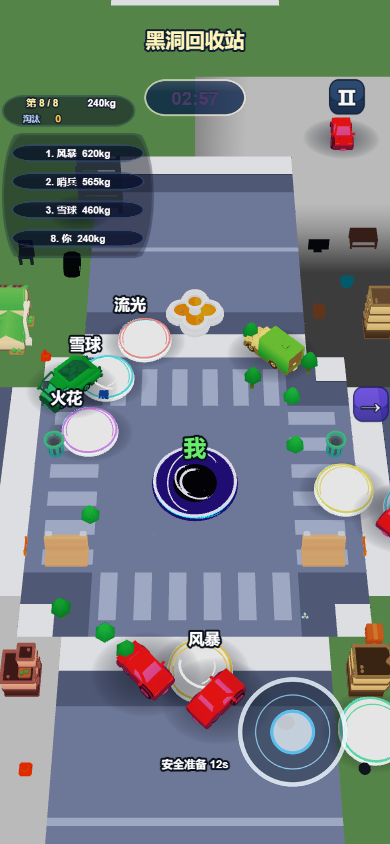
#> input picture artifacts/qa/v12/arena-before/arena-390x844.png, 390 x 844 px, found by its file name
$ python measure_arena_city_share.py
#> lines starting #> are read from the running program, lines starting #| are printed output that depends on the picture
"""Measure how much of the arena frame is CITY, not what colour buckets exist.

The first version of this classified pixels by RGB relations -- "building warm =
r>b and r-b>30" -- and reported the arena at 0.5% building. That was wrong, and a
pixel sample at y=340 shows why: the row reads #a52f60, #d91115, #46ab2b, all
clearly building and vehicle colour, while the same script counted the road's
#6d7797 as "sky blue" because it has b > r.

A second attempt that avoids colour naming altogether: the city is everything that
is NOT one of the three surfaces the arena is known to have -- asphalt road, light
paving, and grass -- and is not the sky and not a UI panel. Buildings, vehicles,
trees, pickups and the hole itself all fall out of that subtraction.

Run: python scripts/measure_arena_city_share.py [frame.png]
"""
import os
import sys

from PIL import Image

ROOT = os.path.join(os.path.dirname(os.path.abspath(__file__)), '..')
DEFAULT = os.path.join(ROOT, 'artifacts', 'qa', 'v13', 'arena', 'arena-390x844.png')

# The three ground surfaces, as measured in the frame: asphalt rgb(109,119,151),
# the paving's light band, and grass. Saturation beyond these counts as object.
ASPHALT = (109, 119, 151)


def is_sky(r, g, b):
    # Road tint is #6d7797 and paints a huge share of the mid and near bands.
    # Any "sky" test that does not exclude it reports half the frame as sky, which
    # is what the first version did -- it classified the road as sky because
    # b > r there, and the arena's mid band read 48.6% sky on a frame whose sky is
    # a thin strip above the tree line. Test the exact road tint FIRST.
    if abs(r - ASPHALT[0]) <= 22 and abs(g - ASPHALT[1]) <= 22 and abs(b - ASPHALT[2]) <= 22:
        return False
    # The lighter warm-grey variant the same material takes in shade.
    if 128 <= r <= 190 and 132 <= g <= 196 and 148 <= b <= 210 and abs(r - g) <= 14:
        return False
    return b > r + 24 and b > g + 6 and b > 150


def is_ground(r, g, b):
    # Asphalt and its shading: near #6d7797 within a wide band.
    if abs(r - ASPHALT[0]) <= 26 and abs(g - ASPHALT[1]) <= 26 and abs(b - ASPHALT[2]) <= 26:
        return True
    # Light paving / kerb stone / road lines.
    if r >= 190 and g >= 190 and b >= 190:
        return True
    # The darker asphalt variant.
    if 60 <= r <= 130 and 60 <= g <= 140 and 80 <= b <= 170 and abs(r - g) <= 24:
        return True
    # Grass.
    if g > r + 14 and g > b + 10:
        return True
    return False


def city_share(image, top, bottom):
    width, height = image.size
    region = image.crop((0, int(top * height), width, int(bottom * height))).convert('RGB')
    pixels = list(region.getdata())
    city = 0
    sky = 0
    ground = 0
    for r, g, b in pixels:
        if is_sky(r, g, b):
            sky += 1
        elif is_ground(r, g, b):
            ground += 1
        else:
            city += 1
    total = len(pixels)
    return 100.0 * city / total, 100.0 * sky / total, 100.0 * ground / total


def main():
    path = sys.argv[1] if len(sys.argv) > 1 else DEFAULT
    if not os.path.exists(path):
        print('missing frame %s' % path)
        return 1
    image = Image.open(path).convert('RGB')
#> image is the input picture: PIL image 390x844 RGB; mean R, G, B 119.9, 131, 133.5
    print('%s  (%dx%d)' % (os.path.relpath(path, ROOT), image.width, image.height))
#| artifacts/qa/v13/arena/arena-390x844.png  (390x844)
    print('  %-20s %8s %8s %8s' % ('band', 'city', 'sky', 'ground'))
    for name, top, bottom in (
        ('far    (y 0-20%)', 0.00, 0.20),
        ('upper  (y 20-40%)', 0.20, 0.40),
        ('mid    (y 40-60%)', 0.40, 0.60),
        ('lower  (y 60-80%)', 0.60, 0.80),
        ('near   (y 80-100%)', 0.80, 1.00),
    ):
        city, sky, ground = city_share(image, top, bottom)
        print('  %-20s %7.1f%% %7.1f%% %7.1f%%' % (name, city, sky, ground))
#> this loop made 5 passes
#> (total in city_share, city, sky, ground) on passes 1 to 5: (65520, 33.59, 0.0962, 66.31), (65910, 35.17, 0.0167, 64.81), (65910, 25.08, 1.95, 72.96), (65910, 28.47, 0.146, 71.39), (65910, 27.83, 1.21, 70.96)
#|   far    (y 0-20%)        33.6%     0.1%    66.3%
#|   upper  (y 20-40%)       35.2%     0.0%    64.8%
#|   mid    (y 40-60%)       25.1%     2.0%    73.0%
#|   lower  (y 60-80%)       28.5%     0.1%    71.4%
#|   near   (y 80-100%)      27.8%     1.2%    71.0%
#> pass 1, in city_share, `region = image.crop((0, int(top * height), width, int(bottom * height)..`:
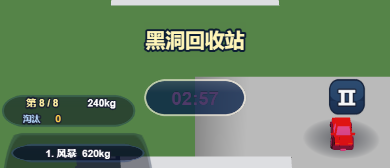
#> region: PIL image 390x168 RGB; mean R, G, B 106.8, 133.4, 102.3
#> pass 2, in city_share (call 2), `region = image.crop((0, int(top * height), width, int(bottom * height)..`:
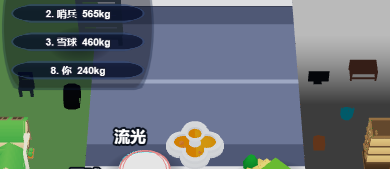
#> region: PIL image 390x169 RGB; mean R, G, B 101.6, 112.8, 116.7
#> pass 3, in city_share (call 3), `region = image.crop((0, int(top * height), width, int(bottom * height)..`:
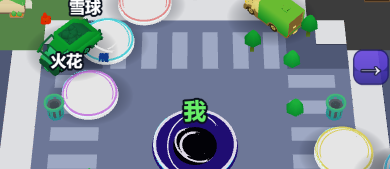
#> region: PIL image 390x169 RGB; mean R, G, B 126.7, 139.6, 151.5
    city, sky, ground = city_share(image, 0.0, 1.0)
#> city = 30.02; sky = 0.684; ground = 69.29
    print('  %-20s %7.1f%% %7.1f%% %7.1f%%  (whole frame)' % ('all bands', city, sky, ground))
#|   all bands               30.0%     0.7%    69.3%  (whole frame)
    print('\n"city" is every pixel that is not asphalt, paving, grass, or sky: buildings,')
    print('vehicles, trees, pickups, the hole and the HUD. A high city share at the top')
    print('and mid bands is what makes a frame read as a built-up district.')
    return 0


if __name__ == '__main__':
    sys.exit(main())
#> (the program exits here)
